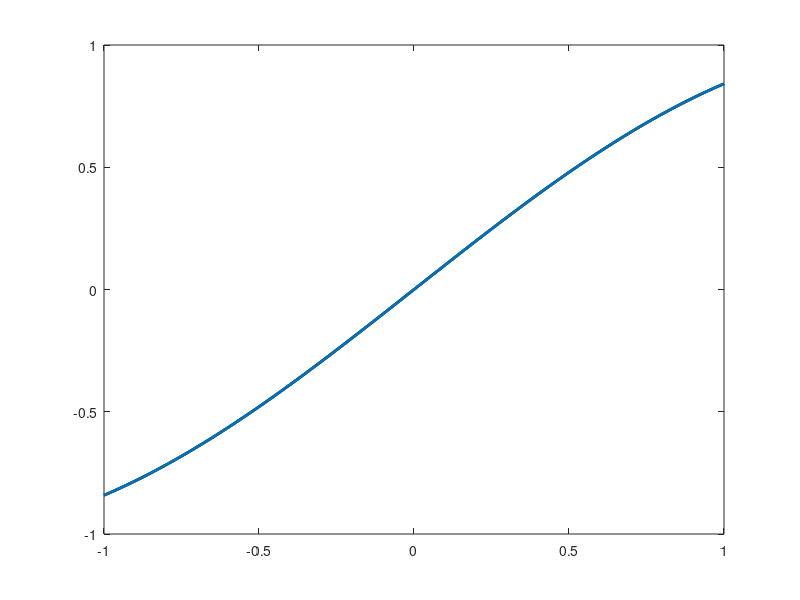

This figure's MATLAB source: (Note: this script raises an error after producing the figure.)
clear, clc, clf
LW = 'linewidth'; lw = 2;

n = 10;
x = linspace(-1, 1, n)';
m = 100;
xx = linspace(-1, 1, m)';
F = @sin;
% F = @(x)1./(1+25*x.^2);
f = F(x);
p = zeros(m, 1);
R = ones(m, 1);
for k = 1:n
    l = ones(m, 1);
    for j = 1:k-1
         l = l.*(xx - x(j))/(x(k) - x(j));
    end
    for j = k+1:n
         l = l.*(xx - x(j))/(x(k) - x(j));
    end
    p = p + f(k)*l;
    R = R.*(xx - x(k));
end

figure(1)
plot(xx, F(xx), 'k', LW, lw), hold on
plot(xx, p, LW, lw)
legend('exact', 'interpolant', 'location', 'nw')

figure(2)
plot(2)
semilogy(xx, abs(F(xx) - p), 'k', LW, lw), hold on
semilogy(xx, abs(R)/factorial(n), LW, lw)
legend('error', 'error bound', 'location', 'se')